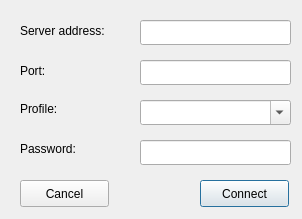
<?xml version="1.0" encoding="UTF-8"?>
<ui version="4.0">
 <class>New_Server</class>
 <widget class="QDialog" name="New_Server">
  <property name="geometry">
   <rect>
    <x>0</x>
    <y>0</y>
    <width>302</width>
    <height>219</height>
   </rect>
  </property>
  <property name="windowTitle">
   <string>New Server</string>
  </property>
  <property name="windowIcon">
   <iconset resource="client.qrc">
    <normaloff>:/images/app_icon_s.png</normaloff>:/images/app_icon_s.png</iconset>
  </property>
  <widget class="QPushButton" name="connect_button">
   <property name="geometry">
    <rect>
     <x>200</x>
     <y>180</y>
     <width>89</width>
     <height>27</height>
    </rect>
   </property>
   <property name="text">
    <string>Connect</string>
   </property>
  </widget>
  <widget class="QPushButton" name="cancel_button">
   <property name="geometry">
    <rect>
     <x>20</x>
     <y>180</y>
     <width>89</width>
     <height>27</height>
    </rect>
   </property>
   <property name="text">
    <string>Cancel</string>
   </property>
  </widget>
  <widget class="QLineEdit" name="serv_addr">
   <property name="geometry">
    <rect>
     <x>140</x>
     <y>20</y>
     <width>151</width>
     <height>25</height>
    </rect>
   </property>
  </widget>
  <widget class="QLineEdit" name="port_num">
   <property name="geometry">
    <rect>
     <x>140</x>
     <y>60</y>
     <width>151</width>
     <height>25</height>
    </rect>
   </property>
   <property name="maxLength">
    <number>5</number>
   </property>
  </widget>
  <widget class="QLabel" name="label">
   <property name="geometry">
    <rect>
     <x>20</x>
     <y>20</y>
     <width>111</width>
     <height>21</height>
    </rect>
   </property>
   <property name="text">
    <string>Server address:</string>
   </property>
  </widget>
  <widget class="QLabel" name="label_2">
   <property name="geometry">
    <rect>
     <x>20</x>
     <y>60</y>
     <width>111</width>
     <height>21</height>
    </rect>
   </property>
   <property name="text">
    <string>Port:</string>
   </property>
  </widget>
  <widget class="QLabel" name="label_3">
   <property name="geometry">
    <rect>
     <x>20</x>
     <y>100</y>
     <width>101</width>
     <height>17</height>
    </rect>
   </property>
   <property name="text">
    <string>Profile:</string>
   </property>
  </widget>
  <widget class="QComboBox" name="profile_pick">
   <property name="geometry">
    <rect>
     <x>140</x>
     <y>100</y>
     <width>151</width>
     <height>25</height>
    </rect>
   </property>
   <property name="editable">
    <bool>true</bool>
   </property>
  </widget>
  <widget class="QLabel" name="label_4">
   <property name="geometry">
    <rect>
     <x>20</x>
     <y>140</y>
     <width>101</width>
     <height>17</height>
    </rect>
   </property>
   <property name="text">
    <string>Password:</string>
   </property>
  </widget>
  <widget class="QLineEdit" name="profile_pass">
   <property name="geometry">
    <rect>
     <x>140</x>
     <y>140</y>
     <width>151</width>
     <height>25</height>
    </rect>
   </property>
   <property name="echoMode">
    <enum>QLineEdit::Password</enum>
   </property>
  </widget>
 </widget>
 <resources>
  <include location="client.qrc"/>
 </resources>
 <connections/>
</ui>
